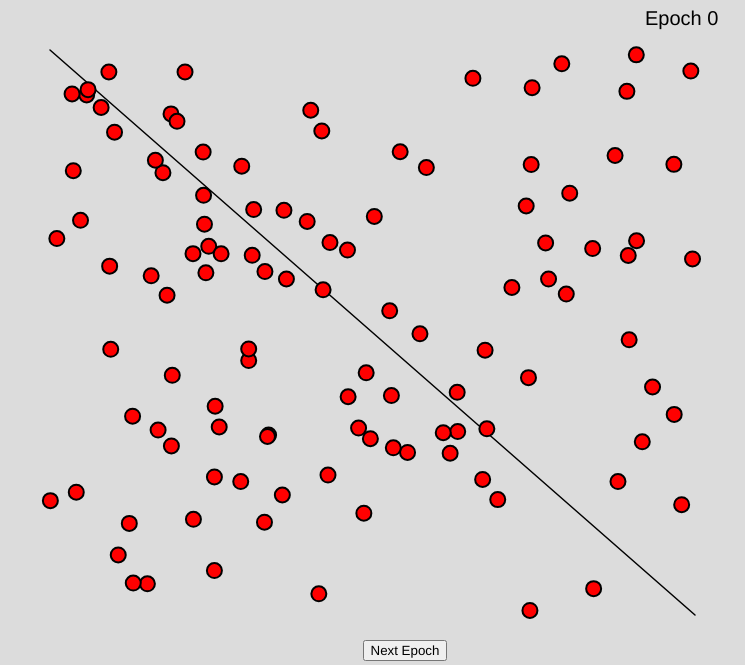
Frame 1 (no input)
Frame 60 (no input): identical to frame 1, image omitted
Frame 120 (the mouse pressed at the canvas centre since frame 60): identical to frame 1, image omitted

The p5.js sketch that drew this single still picture (run headless with seeded random() and noise() and a simulated clock; from frame 60 on, the mouse is pressed at the canvas centre):

// p5.js sketch
// ── sketch.js
let data = [];
let p;
let epoch = 0;
let button;
function setup() {
  createCanvas(745, 665);
  background(220);
  button = createButton("Next Epoch");
  button.position(width / 2 - 10, height - 25);
  strokeWeight(1.5);
  line(50, 50, width - 50, height - 50);
  p = new Perceptron();
  let i = 0;
  while (i < 10) {
    let x = random(50, width - 50);
    let y = random(50, height - 50);
    if (abs(x - y) <= 10) {
      i++;
      let z = x > y ? 1 : -1;
      data.push(createVector(x, y, z));
    }
  }
  for (let i = 0; i < 100; i++) {
    let x = random(50, width - 50);
    let y = random(50, height - 50);
    let z = x > y ? 1 : -1;
    data.push(createVector(x, y, z));
  }
  strokeWeight(2);
  for (let point of data) {
    fill(255, 0, 0);
    circle(point.x, point.y, 15);
  }
  textSize(20);
  strokeWeight(3);
  fill(0);
  text(`Epoch ${epoch}`, width - 100, 25);
}

function draw() {
  // background(220);
  button.mousePressed(startEpoch);
}

function startEpoch() {
  epoch++;
  stroke(220);
  strokeWeight(0);
  fill(220);
  rect(0, 0, width, 35);

  strokeWeight(1);
  fill(0);
  text(`Epoch ${epoch}`, width - 100, 25);

  p.train(data);
  let a = 100;
  let b = 101;
  let result = p.predict(a, b);
  //console.clear()
  console.log(`Prediction for ${a},${b}: `, result);
  console.log(`Actual class for ${a},${b}: `, -1);

  strokeWeight(1);
  fill(0);
  stroke(220);
  text(`Predicting class for ${a},${b}: ${result}`, 25, 25);
  fill(0, 0, 255);
  strokeWeight(4);
  stroke(0);
  circle(a, b, 20);
}

// ── perceptron.js
class Perceptron {
  constructor() {
    this.lr = 0.1; //learning rate
    this.bias = 1; //bias value
    this.w1 = random(-1, 1); //first weight
    this.w2 = random(-1, 1); //second weight
  }

  //weighted sum of inputs
  linear_combiner(x1, x2) {
    return x1 * this.w1 + x2 * this.w2 + this.bias;
  }

  //activation function
  activation_function(yin) {
    if (yin < 0) return -1;
    if (yin > 0) return 1;
    return 0;
  }

  //learn on single data
  learn(x1, x2, target) {
    let result = this.predict(x1, x2);
    let error = target - result;
    this.w1 += this.lr * error * x1;
    this.w2 += this.lr * error * x2;
    this.bias += this.lr * error;
    stroke(0);
    strokeWeight(2);
    if (error == 0) fill(0, 255, 0);
    else fill(255, 0, 0);
    circle(x1, x2, 15);
  }

  //train on lots of data
  train(data) {
    for (let i = 0; i < data.length; i++) {
      this.learn(data[i].x, data[i].y, data[i].z);
    }
  }

  //predict the test set
  predict(x1, x2) {
    let prediction = this.linear_combiner(x1, x2);
    prediction = this.activation_function(prediction);
    return prediction;
  }
}
